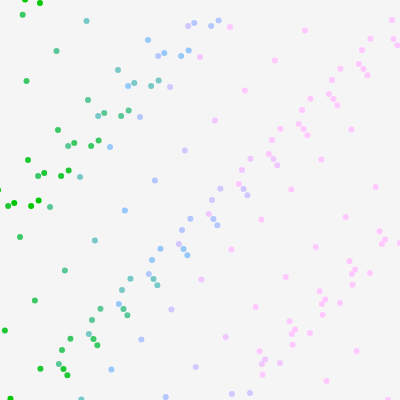
Frame 1 (no input)
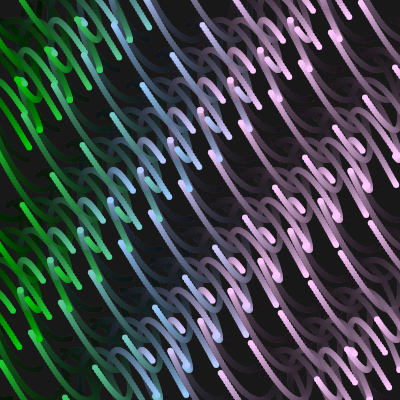
Frame 60 (no input)
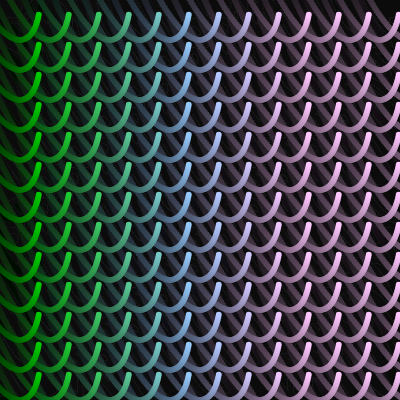
Frame 120 (the mouse pressed at the canvas centre since frame 60)

The p5.js sketch that drew these frames (run headless with seeded random() and noise() and a simulated clock; from frame 60 on, the mouse is pressed at the canvas centre):

// p5.js sketch
// ── sketch.js
// Code from https://p5js.org/examples/interaction-wavemaker.html

function setup() {
  createCanvas(400, 400);
  noStroke();
  fill(40, 200, 40);
}

function draw() {
 background(10, 10); // translucent background (creates trails)
  i = 0
  j = 0
  // make a x and y grid of ellipses
  for (let x = 0; x <= width; x = x + 30) {
    for (let y = 0; y <= height; y = y + 30) {
      // starting point of each circle depends on mouse position
      const xAngle = map(mouseX, 0, width, -4 * PI, 4 * PI, true);
      const yAngle = map(mouseY, 0, height, -4 * PI, 4 * PI, true);
      // and also varies based on the particle's location
      const angle = xAngle * (x / width) + yAngle * (y / height);

      // each particle moves in a circle
      let t = frameCount * 0.008;
      const myX = x + 40 * cos(2 * PI * t + angle);
      const myY = y + 40 * sin(3 * PI * t + angle);
      
      fill(j, 200, i);
      circle(myX, myY, 6); // draw particle
    }
    i = i + 50
    j = j + 30
  }
}
